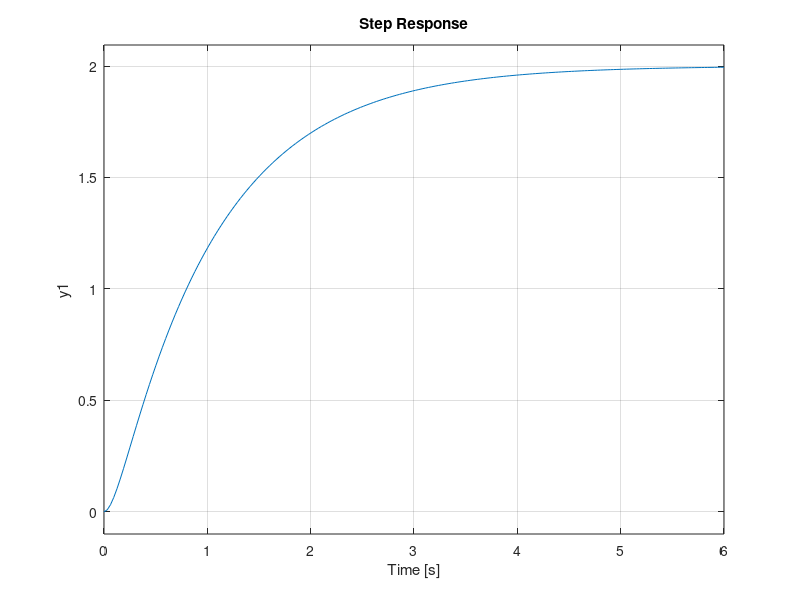
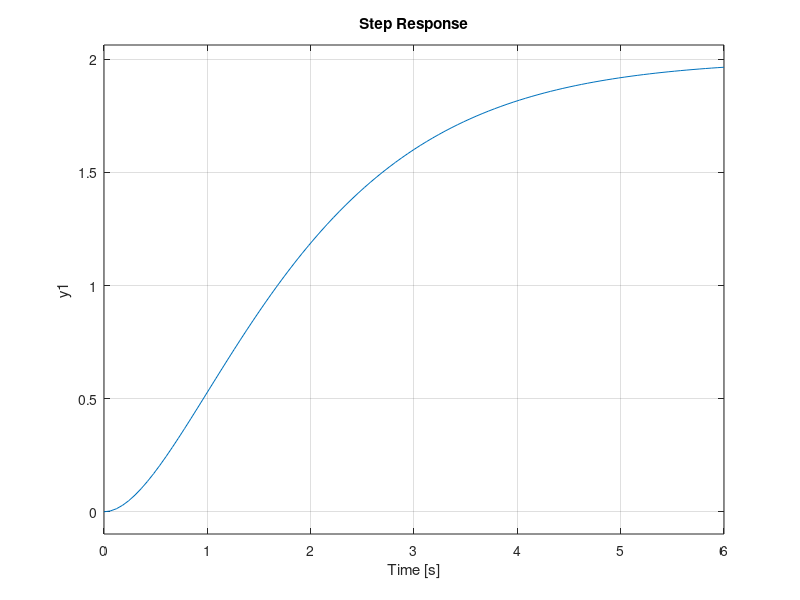
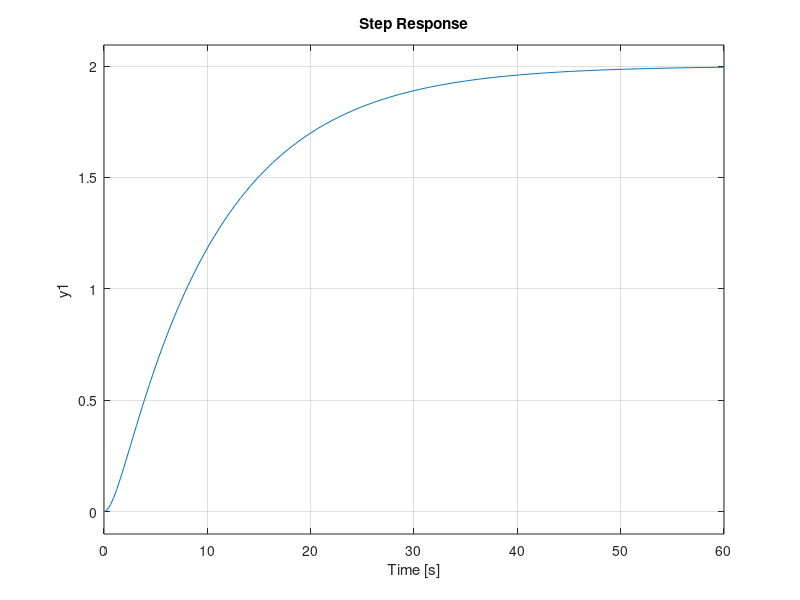

The MATLAB script that drew these images, in order:
G1 = tf(20, [1, 11, 10]);
G2 = tf(2, [1, 2, 1]);
G3 = tf(0.2, [1, 1.1, 0.1]);

step(G1)
figure
step(G2)
figure
step(G3)

% tau G1
[numG1, denG1] = tfdata(G1, 'v');
[residui, poli, resto] = residue(numG1, denG1);
tauG1 = -1/poli

% tau G2
[numG2, denG2] = tfdata(G2, 'v');
[residui, poli, resto] = residue(numG2, denG2);
tauG2 = -1/poli

% tau G3
[numG3, denG3] = tfdata(G3, 'v');
[residui, poli, resto] = residue(numG3, denG3);
tauG3 = -1/poli

